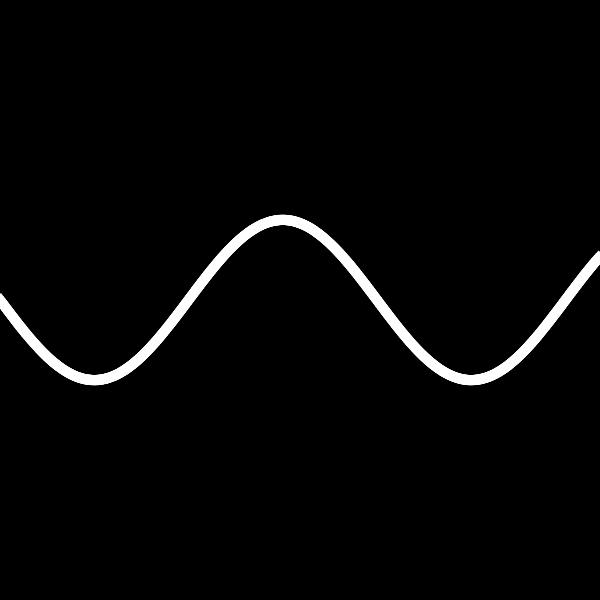
Frame 1 (no input)
Frame 60 (no input): identical to frame 1, image omitted
Frame 120 (the mouse pressed at the canvas centre since frame 60): identical to frame 1, image omitted

The p5.js sketch that drew this single still picture (run headless with seeded random() and noise() and a simulated clock; from frame 60 on, the mouse is pressed at the canvas centre):

// p5.js sketch
// ── sketch.js
let mid = {};
let size = qp("size", 600);
let bg = () => qpColor("bg", "000");
let lineColor = qpColor("lineColor", "fff");

let frequency = qp("frequency", 60);
let amplitude = qp("amplitude", 80);
let lineLength = qp("lineLength", 400);
let xOffset = 0;
let step = qp("step", 10);

function setup() {
  createCanvas(size, size);
  mid = {
    x: size / 2,
    y: size / 2
  };
  //noLoop();
  setupSeed();
}

function draw() {
  background(bg());
  translate(0, mid.y);
  let numberOfPoints =size;
  beginShape(LINES);
  noFill();
  stroke(255);
  strokeWeight(10);
  strokeCap(PROJECT);
  smooth();
  
  for(var i = 0; i < numberOfPoints; i++) {
    let x = i;
    let s = (x+xOffset)/frequency;
    let y = amplitude * Math.sin(s);
    vertex(x, y);
  }
  endShape();
}

function setupSeed() {
  const fromLocation = new URL(document.location).searchParams.get("seed");
  if (fromLocation) {
    window.seed = parseFloat(fromLocation);
  } else {
    window.seed = ceil(random(0, 1000000));
  }
  console.log(window.seed);
  randomSeed(window.seed);
}

function randomFromArray(arr) {
  const i = Math.floor(random(0, arr.length));
  return arr[i];
}

function qp(name, def, customParser) {
  let value = new URL(document.location).searchParams.get(name);
  if (value === null || value === undefined || value === "") {
    value = def;
  }
  if (customParser) {
    value = customParser(value);
  } else {
    if (!isNaN(value)) {
      value = parseFloat(value);
    }
  }
  console.log("qp", name, value, def);
  return value;
}

function mouseReleased() {
  if (mouseReleased.isCurrentlyPaused) {
    console.log("resumed");
    mouseReleased.isCurrentlyPaused = false;
    return loop();
  }
  mouseReleased.isCurrentlyPaused = true;
  noLoop();
  console.log("paused");
}

function qpColor(name, def) {
  return qp(name, def, (v) => {
    if (v) {
      return "#" + v;
    }
    return v;
  })
}
